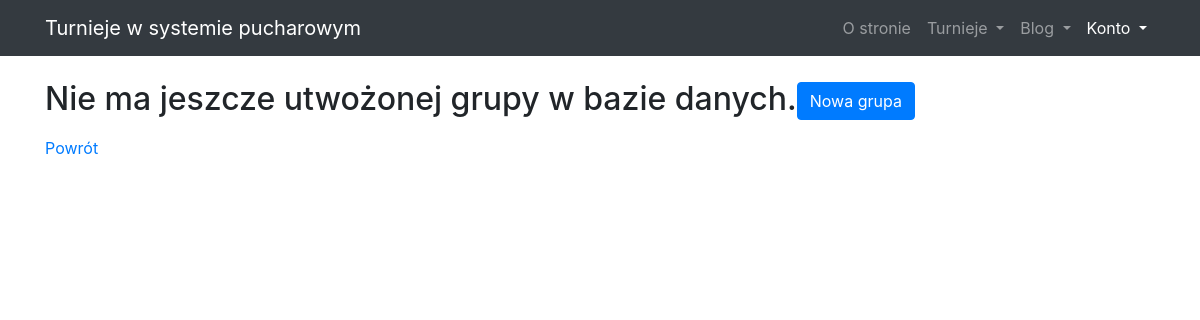
The app's page /tournaments/group/, older data.
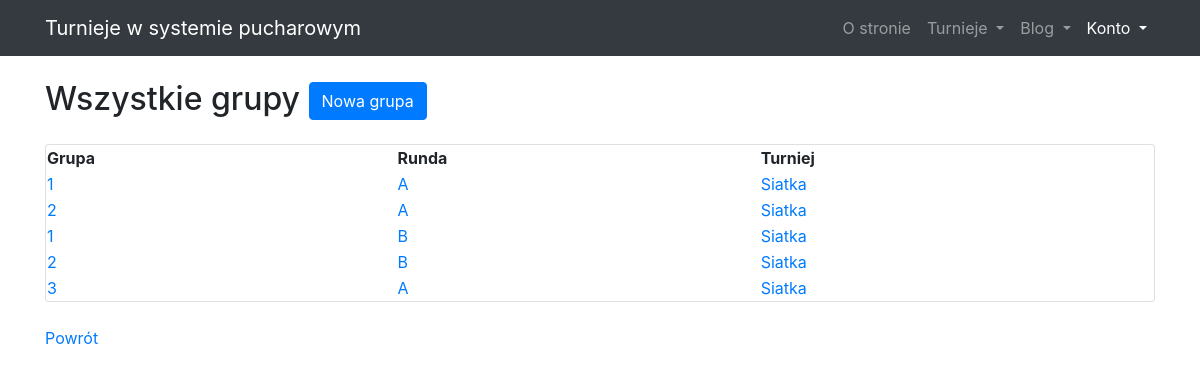
The same page, newer data.
### tournaments_app/models/group_model.py (models this page shows, shortened)
class Group(models.Model):
    id = models.AutoField(db_index=True, primary_key=True)
    name = models.CharField(max_length=20)
    team_a = models.ForeignKey('tournaments_app.Team',
                               related_name='%(class)s_a_team',
                               on_delete=models.DO_NOTHING)
    team_b = models.ForeignKey('tournaments_app.Team',
                               related_name='%(class)s_b_team',
                               on_delete=models.DO_NOTHING)
    winner = models.ForeignKey('tournaments_app.Team',
                               related_name='%(class)s_win_team',
                               on_delete=models.DO_NOTHING,
                               null=True,
                               blank=True)
    round = models.ForeignKey('tournaments_app.Round',
                              on_delete=models.CASCADE)

### tournaments_app/models/round_model.py (models this page shows, shortened)
class Round(models.Model):
    id = models.AutoField(db_index=True, primary_key=True)
    name = models.CharField(max_length=20)
    number_of_players = models.IntegerField()
    tournament = models.ForeignKey('tournaments_app.Tournament',
                                   on_delete=models.CASCADE)

### tournaments_app/models/tournament_model.py (models this page shows, shortened)
class Tournament(models.Model):
    id = models.AutoField(db_index=True, primary_key=True)
    name = models.CharField(max_length=20)
    start_date = models.DateField()
    end_date = models.DateField()
    max_number_of_players = models.IntegerField()
    registered_teams = models.ManyToManyField('tournaments_app.Team')

### tournaments_app/views/group_view.py (the view)
class AllGroupView(ListView):
    model = Group
    def get_context_data(self, **kwargs):
        return {'Groups':  Group.objects.all()}

### tournaments_app/templates/tournaments_app/group_list.html
{% extends "tournaments_app/base.html" %}
{% block content %}
<article>
    <div>
        {% if Groups  %}
        <h2 class="mt-4 mb-3">Wszystkie grupy <a class="btn btn-primary" href="{% url 'group_add' %}">Nowa grupa</a>
        </h2>
        <div class="card my-4">
            <table style="width:100%">
                <tr>
                    <th>Grupa</th>
                    <th>Runda</th>
                    <th>Turniej</th>
                </tr>
                {% for group in Groups %}
                <tr>
                    <td><a href="{% url 'group_detail' group.id %}">{{ group.name }}</a></td>
                    <td><a href="{% url 'round_detail' group.round.id %}">{{ group.round.name }}</a></td>
                    <td><a
                            href="{% url 'tournament_detail' group.round.tournament.id %}">{{ group.round.tournament.name }}</a>
                    </td>
                </tr>
                {% endfor %}
            </table>
        </div>
        {% else %}
        <h2 class="mt-4 mb-3">Nie ma jeszcze utwożonej grupy w bazie danych.<a class="btn btn-primary"
                href="{% url 'group_add' %}">Nowa grupa</a>
        </h2>
        {% endif %}
    </div>
    <a href="{{request.META.HTTP_REFERER}}">Powrót</a>
</article>
{% endblock content %}

Row changes from the older to the newer data that the page shows:
added Group: name "1", round.name "A", round.tournament.name "Siatka"
added Group: name "2", round.name "A", round.tournament.name "Siatka"
added Group: name "1", round.name "B", round.tournament.name "Siatka"
added Group: name "2", round.name "B", round.tournament.name "Siatka"
added Group: name "3", round.name "A", round.tournament.name "Siatka"
Text that changed along with them:
text no longer shown: "Nie ma jeszcze utwożonej grupy w bazie danych."
text now shown: "Wszystkie grupy Grupa Runda Turniej"
